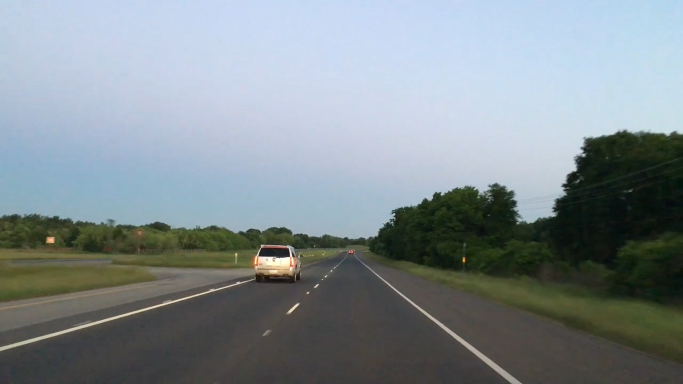
#> input picture test_images/test_img.png, 1366 x 768 px, given in place of test.mp4, which was not available (shown at 1/2 size)
$ python main.py
#> lines starting #> are read from the running program, lines starting #| are printed output that depends on the picture; after the words box and inside, x2 and y2 are one past the last pixel; in counts of white or black regions, pixels touching at a corner belong together; pictures that were not available may be replaced by others from this repository, and a replacement may not be noted
#       STEPS       #
#   1. Convert into grayscale
#   2. Reduce Noise by applying Gaussian blur
#   3. Edge detection
#   4. Hough line detection
#   5. Separate left and right lines
#   6. Draw lines
#   7. Turn Prediction

import cv2
import numpy as np
import random
import math
import matplotlib.pyplot as plt


def make_coordinates(image, line_params):
    slope, intercept = line_params
    y1 = image.shape[0]  # starting position of the y1
    y2 = int(y1 * 3 / 4)  # starting position of the y2 (or ending of the line, which is 2/3 of the height of the image)
    x1 = int((y1 - intercept) / slope)  # starting position of the x1
    x2 = int((y2 - intercept) / slope)  # starting position of the x2
    return np.array([x1, y1, x2, y2])


# Task 5
# This function continues drawing lines from two sides until the end of the mask.
# By this we optimizing line detection via HoughLinesP
def average_slope_intercept(image, lines):
    right_fit = []
    left_fit = []
    left_line = [(0, 0), (0, 0)]
    right_line = [(0, 0), (0, 0)]

    if lines is None:
        left_line = [1]
        right_line = [1]
        return [left_line, right_line]

    for line in lines:
        if line is None:
            continue
        else:
            x1, y1, x2, y2 = line.reshape(4)
            parameters = np.polyfit((x1, x2), (y1, y2), 1)
            # print('parameters: ', parameters)
            slope = parameters[0]
            intercept = parameters[1]

            # separate lines to right and left sides
            if slope < 0:
                left_fit.append((slope, intercept))
            else:
                right_fit.append((slope, intercept))

    # print("right_fit")
    # print(right_fit)

    # averages values from right and left fit and returns numbers
    # and this two numbers should be places onto coordinate system, which done in make_coordinates()

    if len(right_fit) == len(left_fit) == 0:
        return np.array([0])
    if len(right_fit) == 0:
        left_fit_avg = np.average(left_fit, axis=0)
        left_line = make_coordinates(image, left_fit_avg)
        return np.array([left_line])
    if len(left_fit) == 0:
        right_fit_avg = np.average(right_fit, axis=0)
        right_line = make_coordinates(image, right_fit_avg)
        return np.array([right_line])
    else:
        left_fit_avg = np.average(left_fit, axis=0)
        right_fit_avg = np.average(right_fit, axis=0)
        left_line = make_coordinates(image, left_fit_avg)
        right_line = make_coordinates(image, right_fit_avg)

    cv2.imwrite('output/left_line.png', left_line)
    cv2.imwrite('output/right_line.png', right_line)
    return np.array([left_line, right_line])


# Task 1, 2
def canny(image):
    gray = cv2.cvtColor(image, cv2.COLOR_RGB2GRAY)  # convert an image into grayscale color space
    blur = cv2.GaussianBlur(gray, (5, 5), 0)  # reduce noise with blurring an img

    # edge detection part

    # since each img is an array with colors it has columns(x) and rows(y)
    # This X's and Y's can be expressed by linear  function
    # and changing between colors what we will need while edge detection.
    # And as we know changing of any function is a derivative of this function
    # And all this calculation done by cv2.Canny() function

    canny = cv2.Canny(blur, 50, 150)

    return canny


# Task 3
def region_of_interest(image):  # creates mask, which will be used for a region where edges will be detected
    height = image.shape[0]  # returns value of the height of an image
    # width = image.shape[1]
    triangle = np.array([
        [
            (333, height),
            (1100, height),
            (640, 480)
        ]
    ])
    # coordinates of a triangle
    mask = np.zeros_like(image)
    cv2.fillPoly(mask, triangle, 255)
    cv2.imwrite('output/mask.png', mask)

    masked_img = cv2.bitwise_and(image,
                                 mask)  # apply and operation on two arrays, as result we get cropped area of the img
    cv2.imwrite('output/masked.png', masked_img)

    return masked_img


# Task 6
def display_line(image, lines):
    line_img = np.zeros_like(image)

    if lines is not None and len(lines[0]) == 4:
        for x1, y1, x2, y2 in lines:
            cv2.line(line_img, (x1, y1), (x2, y2), (0, 0, 255), 10)
            slope = (y2 - y1) / (x2 - x1)
            if slope > 0.86:
                cv2.putText(image, "RIGHT", (800, 500), cv2.QT_FONT_NORMAL, 2, (0, 0, 255))
            elif 0.86 > slope > 0:
                cv2.putText(image, "FORWARD", (520, 450), cv2.QT_FONT_NORMAL, 2, (0, 0, 255))
            elif slope < -1.3:
                cv2.putText(image, "LEFT", (300, 500), cv2.QT_FONT_NORMAL, 2, (0, 0, 255))
            else:
                cv2.putText(image, "", (100, 200), cv2.QT_FONT_NORMAL, 2, (0, 0, 255))

    else:
        x1 = 1
        y1 = 1
        x2 = 2
        y2 = 2
    return line_img


if __name__ == '__main__':
    cap = cv2.VideoCapture("videos/test.mp4")
    while cap.isOpened():
        _, frame = cap.read()  # load video
#> frame is the input picture: shape (768, 1366, 3); mean B, G, R 145.1, 140.2, 129.9
        if frame is None:
            break
        frame = frame.astype('uint8')
        canny_img = canny(frame)
#> in canny, `gray = cv2.cvtColor(image, cv2.COLOR_RGB2GRAY)`:
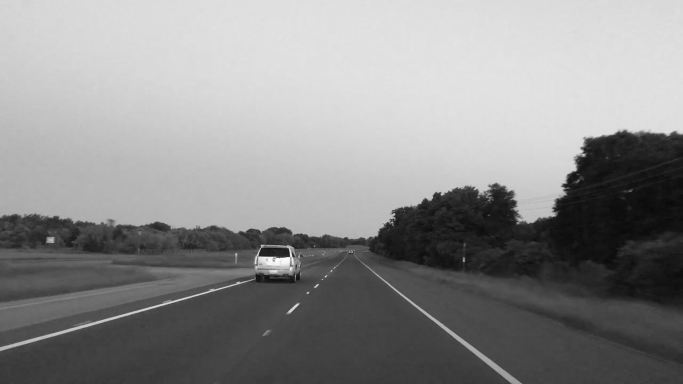
#> gray: shape (768, 1366) (shown at 1/2 size); min 8, max 255, mean 140.5
#> in canny, `canny = cv2.Canny(blur, 50, 150)`:
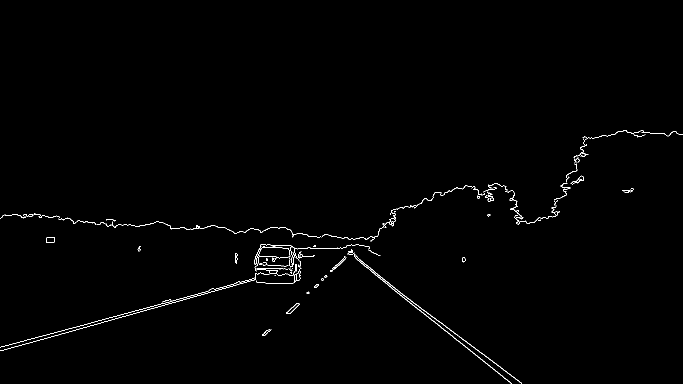
#> canny: shape (768, 1366) (shown at 1/2 size); 0.66% white in thin lines or dots, all inside (x1, y1, x2, y2) = (0, 260, 1366, 768)
        cropped_img = region_of_interest(canny_img)
#> in region_of_interest, `cv2.fillPoly(mask, triangle, 255)`:
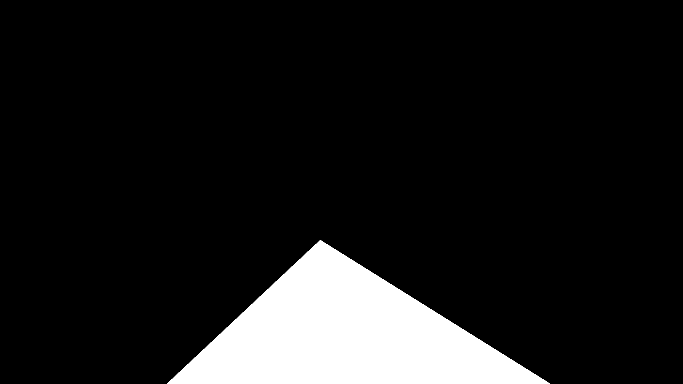
#> mask: shape (768, 1366) (shown at 1/2 size); 10.5% white; 1 white region, box (x1, y1, x2, y2) and area: (334, 480, 1100, 768) 110543
#> in region_of_interest, `masked_img = cv2.bitwise_and(image, mask)`:
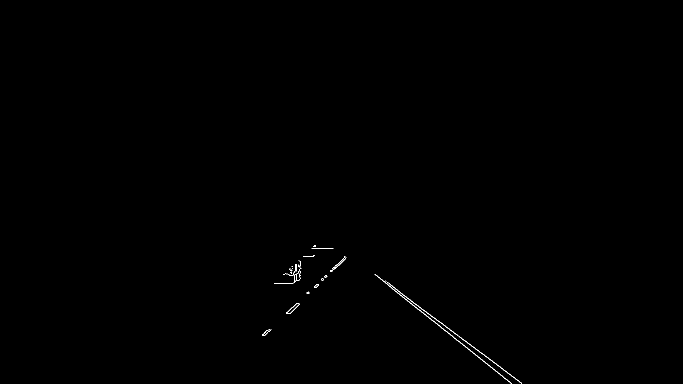
#> masked_img: shape (768, 1366) (shown at 1/2 size); 0.15% white in thin lines or dots, all inside (x1, y1, x2, y2) = (524, 490, 1044, 768)
        # Task 4
        # we need to use polar coordinate system, which p = xCos(t) + ySin(t)
        # also values gotten from polar coordinates will be placed onto Hough Space, where we will read intersection
        # and knowing these intersection we easly can draw straight line
        lines = cv2.HoughLinesP(cropped_img,
                                2,
                                np.pi / 180,
                                100,
                                np.array([]),
                                minLineLength=10,
                                maxLineGap=200)
#> lines = [[770, 561, 1043, 767], [758, 554, 1022, 767], [778, 572, 933, 694], [781, 570, 1024, 753], [527, 668, 691, 515]]
        avaraged_lines = average_slope_intercept(frame, lines)  # generate coordinates ( y = m+bx ) for both sides
#> the loop in average_slope_intercept, `for line in lines:` made 5 passes
#> (x1, y1, x2, y2, slope, intercept) on passes 1 to 5: (770, 561, 1043, 767, 0.755, -20.03), (758, 554, 1022, 767, 0.807, -57.57), (778, 572, 933, 694, 0.787, -40.36), (781, 570, 1024, 753, 0.753, -18.16), (527, 668, 691, 515, -0.933, 1159.7)
#> after the loop in average_slope_intercept, `for line in lines:`: left_fit = [(-0.933, 1159.7)]; right_fit = [(0.755, -20.03), (0.807, -57.57), (0.787, -40.36), (0.753, -18.16)]
#> in average_slope_intercept, `left_fit_avg = np.average(left_fit, axis=0)`: left_fit_avg = [-0.933, 1159.7]
#> in average_slope_intercept, `right_fit_avg = np.average(right_fit, axis=0)`: right_fit_avg = [0.775, -34.03]
#> in make_coordinates, `slope, intercept = line_params`: slope = -0.933; intercept = 1159.7
#> in make_coordinates, `x1 = int((y1 - intercept) / slope)`: x1 = 419
#> in make_coordinates, `x2 = int((y2 - intercept) / slope)`: x2 = 625
#> in average_slope_intercept, `left_line = make_coordinates(image, left_fit_avg)`: left_line = [419, 768, 625, 576]
#> in average_slope_intercept, `right_line = make_coordinates(image, right_fit_avg)`: right_line = [1034, 768, 786, 576]
#> avaraged_lines = [[419, 768, 625, 576], [1034, 768, 786, 576]]
        line_img = display_line(frame, avaraged_lines)  # combine orginal img with line
#> the loop in display_line, `for x1, y1, x2, y2 in lines:` made 2 passes
#> (x1, y1, x2, y2, slope) on passes 1 to 2: (419, 768, 625, 576, -0.932), (1034, 768, 786, 576, 0.774)
#> after the loop in display_line, `for x1, y1, x2, y2 in lines:`:
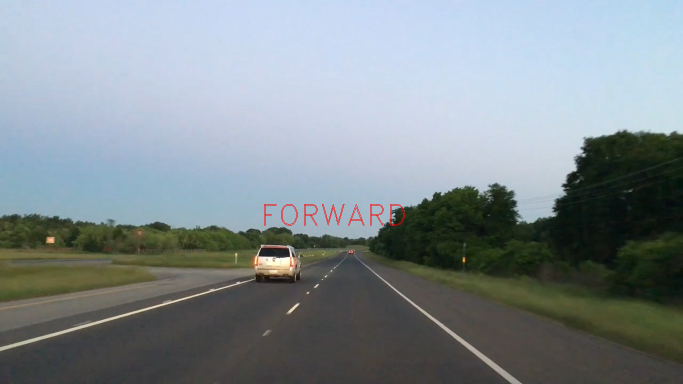
#> image: shape (768, 1366, 3) (shown at 1/2 size); 0.15% of pixels changed, all inside (x1, y1, x2, y2) = (528, 408, 809, 451)

        # Count FPS of Video
        fps = cap.get(cv2.CAP_PROP_FPS)
#> fps = 30
        fps = fps - random.randrange(3)
#> fps = 29
        cv2.putText(frame, "fps:" + str(fps), (10, 50), cv2.FONT_HERSHEY_SIMPLEX, 1, (255, 0, 0))
#> frame: shape (768, 1366, 3); 0.03% of pixels changed, all inside (x1, y1, x2, y2) = (12, 29, 136, 58)

        impose_img = cv2.addWeighted(frame, 0.8, line_img, 1, 1)
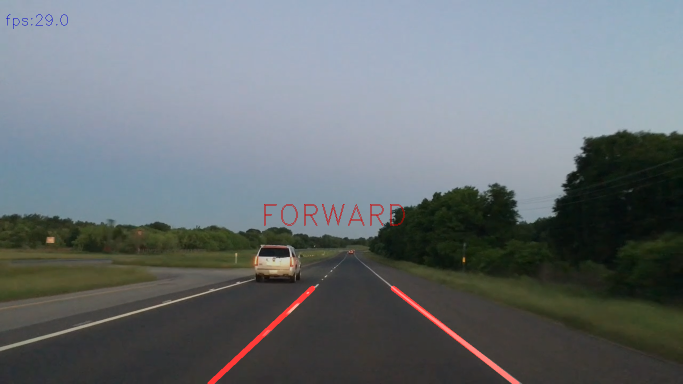
#> impose_img: shape (768, 1366, 3) (shown at 1/2 size); mean B, G, R 116.8, 112.9, 106

        cv2.imshow("result", impose_img)
        if cv2.waitKey(1) == ord('q'):
#> (key q is pressed here)
            break

    cap.release()
    cv2.destroyAllWindows()
